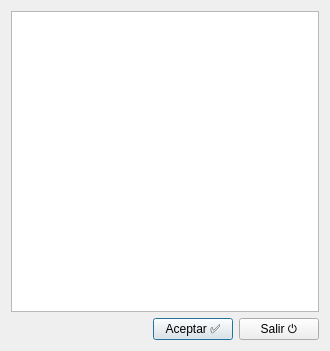
<?xml version="1.0" encoding="UTF-8"?>
<ui version="4.0">
 <class>Dialog</class>
 <widget class="QDialog" name="Dialog">
  <property name="windowModality">
   <enum>Qt::ApplicationModal</enum>
  </property>
  <property name="geometry">
   <rect>
    <x>0</x>
    <y>0</y>
    <width>330</width>
    <height>351</height>
   </rect>
  </property>
  <property name="windowTitle">
   <string>Elegir Elemento</string>
  </property>
  <property name="modal">
   <bool>true</bool>
  </property>
  <layout class="QVBoxLayout" name="verticalLayout_2">
   <item>
    <layout class="QVBoxLayout" name="verticalLayout">
     <item>
      <widget class="QTableWidget" name="tblListado">
       <property name="font">
        <font>
         <pointsize>8</pointsize>
        </font>
       </property>
       <property name="frameShape">
        <enum>QFrame::StyledPanel</enum>
       </property>
       <property name="frameShadow">
        <enum>QFrame::Plain</enum>
       </property>
       <property name="horizontalScrollBarPolicy">
        <enum>Qt::ScrollBarAlwaysOff</enum>
       </property>
       <property name="sizeAdjustPolicy">
        <enum>QAbstractScrollArea::AdjustToContents</enum>
       </property>
       <property name="editTriggers">
        <set>QAbstractItemView::NoEditTriggers</set>
       </property>
       <property name="selectionMode">
        <enum>QAbstractItemView::SingleSelection</enum>
       </property>
       <property name="selectionBehavior">
        <enum>QAbstractItemView::SelectRows</enum>
       </property>
       <property name="sortingEnabled">
        <bool>true</bool>
       </property>
       <attribute name="verticalHeaderVisible">
        <bool>false</bool>
       </attribute>
       <attribute name="verticalHeaderHighlightSections">
        <bool>true</bool>
       </attribute>
      </widget>
     </item>
     <item>
      <layout class="QHBoxLayout" name="horizontalLayout">
       <item>
        <spacer name="horizontalSpacer">
         <property name="orientation">
          <enum>Qt::Horizontal</enum>
         </property>
         <property name="sizeHint" stdset="0">
          <size>
           <width>40</width>
           <height>20</height>
          </size>
         </property>
        </spacer>
       </item>
       <item>
        <widget class="QPushButton" name="cmdAceptar">
         <property name="text">
          <string>Aceptar ✅</string>
         </property>
         <property name="shortcut">
          <string>Return</string>
         </property>
        </widget>
       </item>
       <item>
        <widget class="QPushButton" name="cmdSalir">
         <property name="text">
          <string>Salir ⏻</string>
         </property>
         <property name="shortcut">
          <string>Esc</string>
         </property>
        </widget>
       </item>
      </layout>
     </item>
    </layout>
   </item>
  </layout>
 </widget>
 <resources/>
 <connections/>
</ui>
